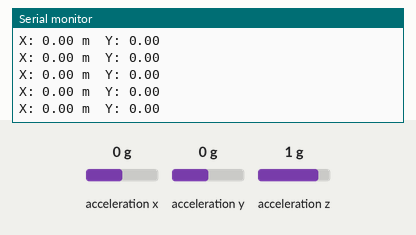
This sketch was run on a simulated Arduino Uno, built with avr-gcc and run on an emulated ATmega328P. Shown: the last lines printed to the serial monitor. Wiring (inferred from the names in the program): I2C bus: SDA A4; SCL A5; MPU-6050 motion sensor at I2C address 0x68. Inputs (shaded band) come from the test bench; at power-on: acceleration x 0 g, acceleration y 0 g, acceleration z 1 g.

Above: at 1.2 s.
1.3 s: acceleration x set to -1.4 g
At 1.32 s:
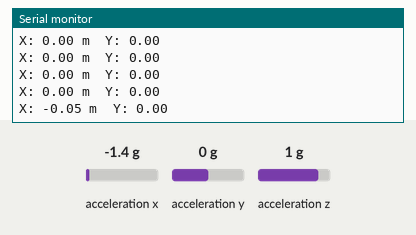
4.3 s: acceleration y set to -1.4 g
At 4.3 s:
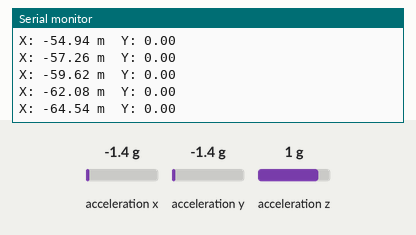
5.8 s: acceleration x set to -0.8 g
At 5.85 s:
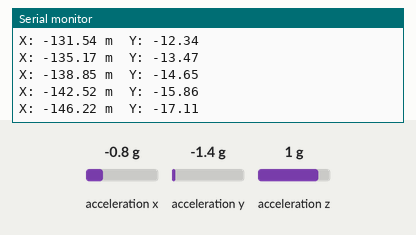
Timing chart, 0 to 8.8 s (numbered marks = the images above; inputs shaded):
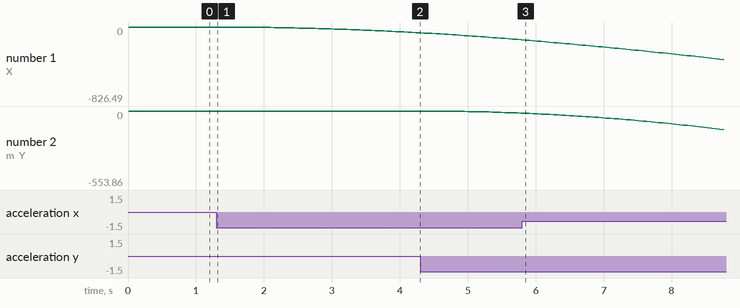

The sketch:

code3.ino
```cpp
// Define MPU6050 I2C address
#define MPU6050_ADDRESS 0x68

// Define SDA and SCL pins
#define SDA_PIN A4
#define SCL_PIN A5

void i2cDelay() {
  delayMicroseconds(50);
}

void setSDA(bool state) {
  if (state)
    pinMode(SDA_PIN, INPUT_PULLUP);
  else {
    pinMode(SDA_PIN, OUTPUT);
    digitalWrite(SDA_PIN, LOW);
  }
}

void setSCL(bool state) {
  if (state)
    pinMode(SCL_PIN, INPUT_PULLUP);
  else {
    pinMode(SCL_PIN, OUTPUT);
    digitalWrite(SCL_PIN, LOW);
  }
}

bool readSDA() {
  pinMode(SDA_PIN, INPUT);
  return digitalRead(SDA_PIN);
}

void i2cStart() {
  setSDA(true);
  setSCL(true);
  i2cDelay();
  setSDA(false);
  i2cDelay();
  setSCL(false);
}

void i2cStop() {
  setSDA(false);
  setSCL(true);
  i2cDelay();
  setSDA(true);
  i2cDelay();
}

bool i2cWrite(byte data) {
  for (int i = 0; i < 8; i++) {
    setSDA((data & 0x80) != 0);
    setSCL(true);
    i2cDelay();
    setSCL(false);
    data <<= 1;
  }
  // ACK bit
  setSDA(true); // Release SDA
  setSCL(true);
  i2cDelay();
  bool ack = !readSDA();
  setSCL(false);
  return ack;
}

byte i2cRead(bool ack) {
  byte data = 0;
  setSDA(true); // Release SDA for input
  for (int i = 0; i < 8; i++) {
    data <<= 1;
    setSCL(true);
    i2cDelay();
    if (readSDA()) data |= 1;
    setSCL(false);
    i2cDelay();
  }
  // Send ACK or NACK
  setSDA(!ack);
  setSCL(true);
  i2cDelay();
  setSCL(false);
  setSDA(true);
  return data;
}

void setup() {
  Serial.begin(9600);
  pinMode(SDA_PIN, INPUT_PULLUP);
  pinMode(SCL_PIN, INPUT_PULLUP);

  // Wake up MPU6050 (write 0x00 to PWR_MGMT_1)
  i2cStart();
  i2cWrite(MPU6050_ADDRESS << 1);
  i2cWrite(0x6B);
  i2cWrite(0x00);
  i2cStop();
}
// Global state
float velX = 0, velY = 0, posX = 0, posY = 0;
unsigned long lastTime = 0;

void loop() {
  // Request ACCEL_XOUT_H
  i2cStart();
  i2cWrite(MPU6050_ADDRESS << 1);
  i2cWrite(0x3B);
  i2cStop();

  i2cStart();
  i2cWrite((MPU6050_ADDRESS << 1) | 0x01);
  int16_t ax = (i2cRead(true) << 8) | i2cRead(true);  // X
  int16_t ay = (i2cRead(true) << 8) | i2cRead(true);  // Y
  int16_t az = (i2cRead(true) << 8) | i2cRead(false); // Z
  i2cStop();

  // Convert to g
  float xg = ax / 16384.0;
  float yg = ay / 16384.0;
  float zg = az / 16384.0 - 1.0; // remove gravity

  float mag = sqrt(xg*xg + yg*yg + zg*zg);

  unsigned long now = millis();
  float dt = (now - lastTime) / 1000.0;
  lastTime = now;

  if (mag > 0.15) {
    float xm = xg * 9.81;
    float ym = yg * 9.81;

    velX += xm * dt;
    velY += ym * dt;

    posX += velX * dt;
    posY += velY * dt;
  } else {
    velX = velY = 0; // Stop drift when still
  }

  Serial.print("X: "); Serial.print(posX, 2); Serial.print(" m  ");
  Serial.print("Y: "); Serial.println(posY, 2);
  delay(50);
}
```

Measured:
- after the input at 1.3 s, the serial monitor: prints a new line at once (image 1)
- plotted number 1: 0 → -64.54 after the input at 1.3 s
- plotted number 2: 0 → -15.86 after the input at 4.3 s
